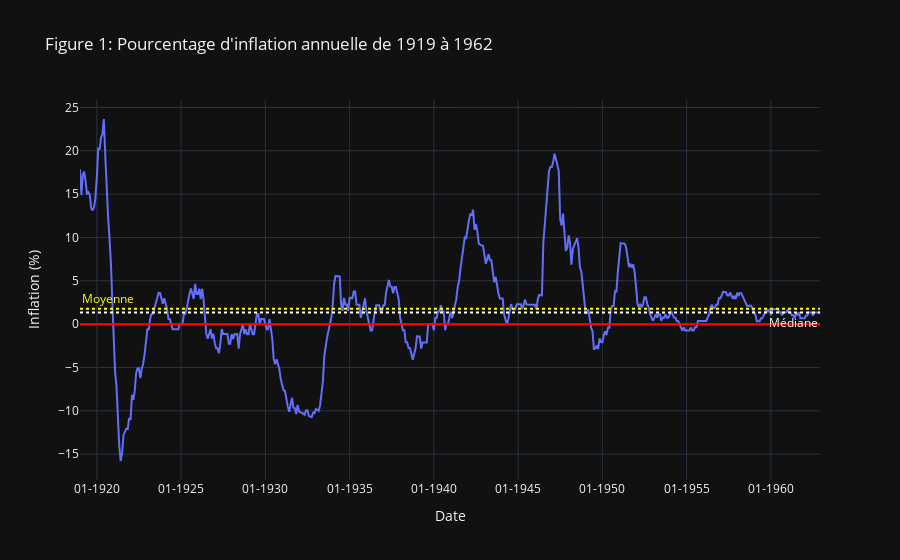

This figure's notebook cell:
### Code cell
line_graph (
    CPI_sub, 
    "date", 
    "inf_an", 
    "Figure 1: Pourcentage d'inflation annuelle de 1919 à 1962", 
    "Date", 
    "%m-%Y", 
    "Inflation (%)",
    True
)

### Figure 1 — Plotly figure (JSON) as saved in the notebook; plotly's stock layout.template omitted (floating-point values rounded to 4 significant figures; data arrays with more than 128 entries replaced by an {"elided": "..."} marker saying what was removed)
{"data": [{"hovertemplate": "Date=%{x}<br>Inflation (%)=%{y}<extra></extra>", "legendgroup": "", "line": {"color": "#636efa", "dash": "solid"}, "marker": {"symbol": "circle"}, "mode": "lines", "name": "", "orientation": "v", "showlegend": false, "type": "scatter", "x": {"elided": "528 str values"}, "xaxis": "x", "y": {"elided": "528 float values"}, "yaxis": "y"}], "layout": {"annotations": [{"font": {"color": "yellow"}, "showarrow": false, "text": "Moyenne", "x": 0, "xanchor": "left", "xref": "x domain", "y": 1.782, "yanchor": "bottom", "yref": "y"}, {"font": {"color": "white"}, "showarrow": false, "text": "Médiane", "x": 1, "xanchor": "right", "xref": "x domain", "y": 1.356, "yanchor": "top", "yref": "y"}], "legend": {"tracegroupgap": 0}, "shapes": [{"line": {"color": "yellow", "dash": "dot"}, "type": "line", "x0": 0, "x1": 1, "xref": "x domain", "y0": 1.782, "y1": 1.782, "yref": "y"}, {"line": {"color": "white", "dash": "dot"}, "type": "line", "x0": 0, "x1": 1, "xref": "x domain", "y0": 1.356, "y1": 1.356, "yref": "y"}, {"line": {"color": "red"}, "type": "line", "x0": 0, "x1": 1, "xref": "x domain", "y0": 0, "y1": 0, "yref": "y"}], "title": {"text": "Figure 1: Pourcentage d'inflation annuelle de 1919 à 1962"}, "xaxis": {"anchor": "y", "domain": [0, 1], "tickformat": "%m-%Y", "title": {"text": "Date"}}, "yaxis": {"anchor": "x", "domain": [0, 1], "title": {"text": "Inflation (%)"}}}}
